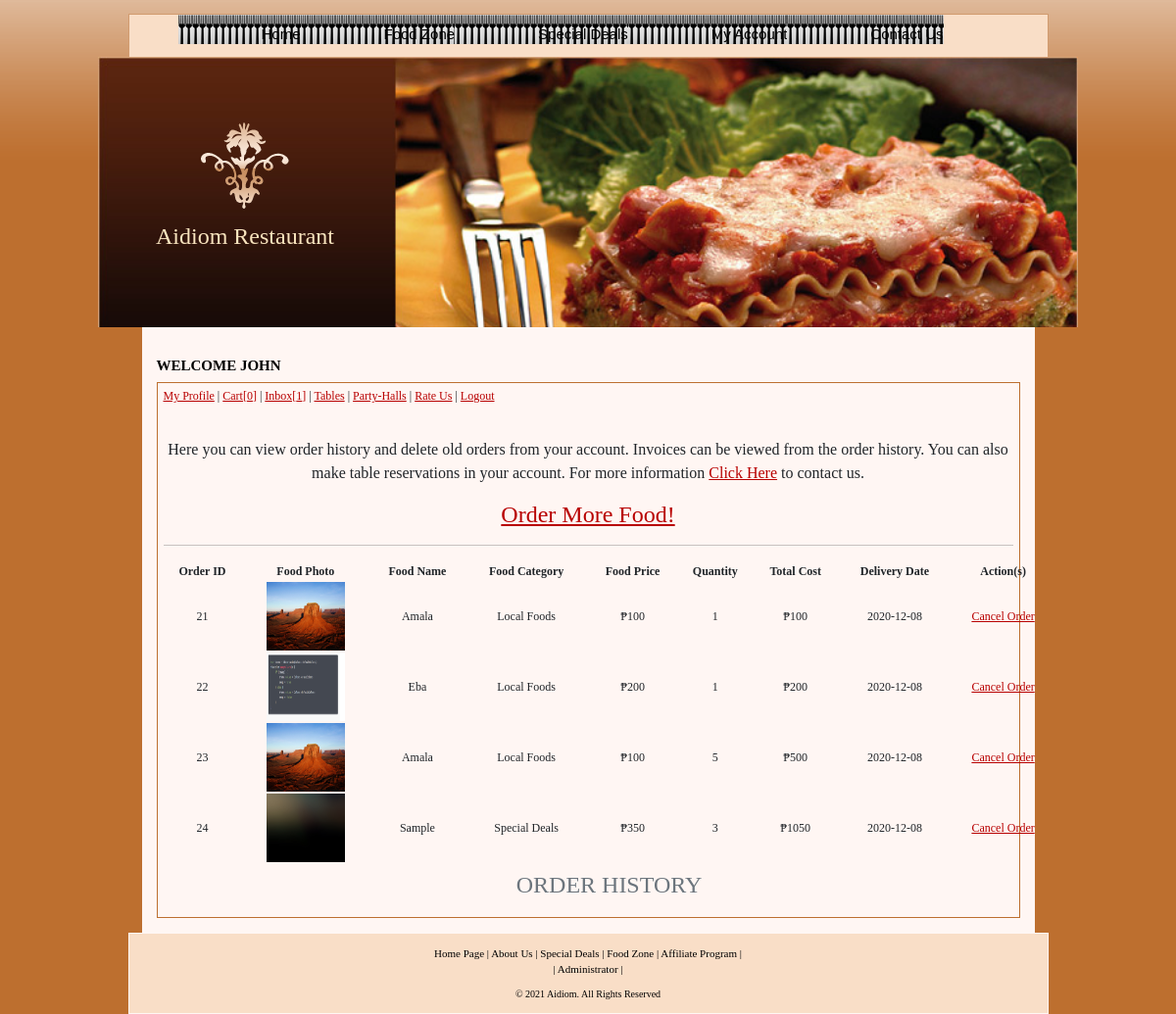
Screenshot of /member-index.php (signed in) with the database file from the repository.
### tables this page shows
CREATE TABLE `orders_details` (
  `order_id` int(10) NOT NULL,
  `member_id` int(10) NOT NULL,
  `billing_id` int(10) NOT NULL,
  `cart_id` int(15) NOT NULL,
  `delivery_date` date NOT NULL,
  `StaffID` int(15) NOT NULL,
  `flag` int(1) NOT NULL,
  `time_stamp` time NOT NULL
);

CREATE TABLE `cart_details` (
  `cart_id` int(15) NOT NULL,
  `member_id` int(15) NOT NULL,
  `lt` varchar(10) NOT NULL DEFAULT 'food',
  `food_id` int(15) NOT NULL,
  `quantity_id` int(15) NOT NULL,
  `total` float NOT NULL,
  `flag` int(1) NOT NULL
);

CREATE TABLE `food_details` (
  `food_id` int(15) NOT NULL,
  `food_name` varchar(45) NOT NULL,
  `food_description` text NOT NULL,
  `food_price` float NOT NULL,
  `food_photo` text NOT NULL,
  `food_category` int(15) NOT NULL
);

CREATE TABLE `categories` (
  `category_id` int(15) NOT NULL,
  `category_name` varchar(45) NOT NULL
);

CREATE TABLE `currencies` (
  `currency_id` int(5) NOT NULL,
  `currency_symbol` varchar(15) NOT NULL,
  `flag` int(1) NOT NULL
);

CREATE TABLE `quantities` (
  `quantity_id` int(5) NOT NULL,
  `quantity_value` int(5) NOT NULL
);

CREATE TABLE `specials` (
  `special_id` int(15) NOT NULL,
  `special_name` varchar(25) NOT NULL,
  `special_description` text NOT NULL,
  `special_price` float NOT NULL,
  `special_start_date` date NOT NULL,
  `special_end_date` date NOT NULL,
  `special_photo` text NOT NULL
);

### member-index.php (the view, shortened to what this page needs)
<?php
require_once 'includes/connection.php';
$memberId=$_SESSION['SESS_MEMBER_ID'];
$result=mysqli_query($conn,"SELECT * FROM orders_details o inner join cart_details c on c.cart_id = o.cart_id inner join quantities q on q.quantity_id = c.quantity_id WHERE o.member_id='$memberId' ")
or die("There are no records to display ... \n" . mysqli_error());
?>
<?php
    $flag_0 = 0;
    $items=mysqli_query($conn,"SELECT * FROM cart_details WHERE member_id='$memberId' AND flag='$flag_0'")
    or die("Something is wrong ... \n" . mysqli_error());
    $num_items = mysqli_num_rows($items);
?>
<?php
    $messages=mysqli_query($conn,"SELECT * FROM messages")
    or die("Something is wrong ... \n" . mysqli_error());
    $num_messages = mysqli_num_rows($messages);
?>
<?php
    $flag_1 = 1;
    $currencies=mysqli_query($conn,"SELECT * FROM currencies WHERE flag='$flag_1'")
    or die("A problem has occured ... \n" . "Our team is working on it at the moment ... \n" . "Please check back after few hours.");
?>
<!DOCTYPE html PUBLIC "-//W3C//DTD XHTML 1.0 Transitional//EN" "http://www.w3.org/TR/xhtml1/DTD/xhtml1-transitional.dtd">
<html xmlns="http://www.w3.org/1999/xhtml">
<head>
<?php $pageTitle='Member Home';
include 'page_title_scripts/title_style_scripts.php'
?>
</head>
<body>
<div id="page">
 <?php include 'navheaders/user_nav_header.php'?>
<div id="center">
<h1>Welcome <?php echo $_SESSION['SESS_FIRST_NAME'];?></h1>
  <div style="border:#bd6f2f solid 1px;padding:4px 6px 2px 6px" >
<a href="member-profile.php">My Profile</a> | <a href="cart.php">Cart[<?php echo $num_items;?>]</a> |  <a href="inbox.php">Inbox[<?php echo $num_messages;?>]</a> | <a href="tables.php">Tables</a> | <a href="partyhalls.php">Party-Halls</a> | <a href="ratings.php">Rate Us</a> | <a href="logout.php">Logout</a>
<p>&nbsp;</p>
<p class="fs-6">Here you can view order history and delete old orders from your account. Invoices can be viewed from the order history. You can also make table reservations in your account. For more information <a href="contactus.php">Click Here</a> to contact us.
<h4 class="text-center"><a href="foodzone.php" >Order More Food!</a></h4>
<hr>
<table border="0" width="910" style="text-align:center;">
<CAPTION><h4 class="text-center ">ORDER HISTORY</h4></CAPTION>
<tr>
<th>Order ID</th>
<th>Food Photo</th>
<th>Food Name</th>
<th>Food Category</th>
<th>Food Price</th>
<th>Quantity</th>
<th>Total Cost</th>
<th>Delivery Date</th>
<th>Action(s)</th>
</tr>
<?php
$symbol=mysqli_fetch_assoc($currencies);
while ($row=mysqli_fetch_array($result)){
  $lt = $row['lt'];
  if($lt =='food'){
    $qry = "SELECT * FROM food_details f inner join categories c on c.category_id = f.food_category where food_id = {$row['food_id']}";
  }else{
    $qry = "SELECT * FROM specials where special_id = {$row['food_id']}";
  }
  $res = mysqli_fetch_array(mysqli_query($conn,$qry));
echo "<tr>";
echo "<td>" . $row['order_id']."</td>";
echo '<td><a href=images/'. $res[$lt.'_photo']. ' alt="click to view full image" target="_blank"><img src=images/'. $res[$lt.'_photo']. ' width="80" height="70"></a></td>';
echo "<td>" . $res[$lt.'_name']."</td>";
echo "<td>" . ($lt == 'food'? $res['category_name'] : 'Special Deals')."</td>";
echo "<td>" . $symbol['currency_symbol']. "" . $res[$lt.'_price']."</td>";
echo "<td>" . $row['quantity_value']."</td>";
echo "<td>" . $symbol['currency_symbol']. "" . $row['total']."</td>";
echo "<td>" . $row['delivery_date']."</td>";
echo '<td><a href="delete-order.php?id=' . $row['order_id'] . '">Cancel Order</a></td>';
echo "</tr>";
}
?>
</table>
</div>
</div>
<?php include 'footer.php'; ?>
</div>
</body>
</html>

### page_title_scripts/title_style_scripts.php (shortened to what this page needs)
<link href="bootstrap-5.0.0-beta2-dist/css/bootstrap.min.css" rel="stylesheet" type="text/css">
<link href="stylesheets/user_styles.css" rel="stylesheet" type="text/css">

### navheaders/user_nav_header.php
<div id="menu">
			<ul>
				<li><a href="index.php">Home</a></li>
				<li><a href="foodzone.php">Food Zone</a></li>
				<li><a href="specialdeals.php">Special Deals</a></li>
				<li><a href="member-index.php">My Account</a></li>
				<li><a href="contactus.php">Contact Us</a></li>
			</ul>
		</div>
		<div id="header" class="stretchX">
			<div id="logo">
				<a href="index.php" class="blockLink"></a>
			</div>
			<div id="company_name"><?php echo APP_NAME; ?> Restaurant</div>
		</div>

### footer.php
<div id="footer">
    <div class="bottom_menu"><a href="index.php">Home Page</a>  |  <a href="aboutus.php">About Us</a>  |
    <a href="specialdeals.php">Special Deals</a>  |  <a href="foodzone.php">Food Zone</a>  |
    <a href="#">Affiliate Program</a> |<br>
  | <a href="admin/index.php" target="_blank">Administrator</a> |</div>
  <div class="bottom_addr">&copy; <?php echo date('Y'); ?> <?php echo APP_NAME; ?>. All Rights Reserved</div>
</div>

### stylesheets/user_styles.css (style rules this page uses)
html,body { margin:0; padding:0; background:#bd6f2f url(../images/base-bg.gif) repeat-x top; width:100%;height:100%; font-family:tahoma; }
a img { border:0; }
a { color: #B80000; text-decoration: underline; }
h1 { font-weight: bold; color: #000000; margin: 0px; font-size:15px; text-transform:uppercase; margin: 15px 0 8px 0; }
p { text-align:center; }
.bottom_addr { font-size: 11px; color: #000; padding: 5px 0 12px 0; text-align:center; font-size:10px; }
.bottom_menu { color: #000000; text-align: center; padding-top: 12px; padding-bottom: 4px; font-size:11px; }
.bottom_menu a { color: #000000; text-decoration: none; }
#page { width:1000px; margin:0 auto; padding-top:14px; }
#menu { border-top: 1px solid #d19b6f; border-left: 1px solid #d19b6f; border-right: 1px solid #d19b6f; width:939px; margin:0 auto; background:#f9dec7; position:relative; height:44px; overflow:hidden; text-align:left; }
#menu ul { padding:0px; margin:0px; margin-left:50px; }
#menu ul li { width:auto; height:30px; float:left; font-family:Arial, Helvetica, sans-serif; font-size:15px; color:#000000; background-repeat:no-repeat; background-position:left center; line-height:20px; text-align:center; margin-left:0px; list-style:none; padding-left:85px; padding-top:10px; background:url(images/icon_menu.gif); }
#menu ul li a { width:auto; height:30px; float:left; text-decoration:none; font-family:Arial, Helvetica, sans-serif; font-size:15px; color:#000000; list-style:none; }
#footer { width:939px; margin:0 auto; background:#f9dec7; border: 1px solid #fff6f3; }
#center { width:911px; margin:0 auto; background:#fff6f3; padding:15px; font-size:12px; text-align:justify; }
#header { width:1000px; background:url(../images/head-img.jpg) no-repeat; height:276px; background-size: cover; }
#company_name { font-size: 24px; text-transform: none; color: #FFFFFF; position:absolute; color:#f9e4be; font-family:"trebuchet MS"; width:250px; text-align:center; margin-top:165px; margin-left:25px; }
#logo { background:url(../images/logo.gif) no-repeat; width:90px; height:89px; position:absolute; margin: 67px 0 0 105px; }
.blockLink { position:absolute; top:0; left: 0; width:100%; height:100%; z-index: 1; }
.stretchX { width: 1000px; }

### rows the page displays
orders_details: order_id "21", cart.food_photo (picture), cart.food_name "Amala", categories.category_name "Local Foods", cart.food_price "100", quantities.quantity_value "1", cart.total "100", delivery_date "2020-12-08"
currencies: currency_symbol "₱"
orders_details: order_id "22", cart.food_photo (picture), cart.food_name "Eba", categories.category_name "Local Foods", cart.food_price "200", quantities.quantity_value "1", cart.total "200", delivery_date "2020-12-08"
orders_details: order_id "23", cart.food_photo (picture), cart.food_name "Amala", categories.category_name "Local Foods", cart.food_price "100", quantities.quantity_value "5", cart.total "500", delivery_date "2020-12-08"
orders_details: order_id "24", cart.special_photo (picture), cart.special_name "Sample", shows "Special Deals", cart.special_price "350", quantities.quantity_value "3", cart.total "1050", delivery_date "2020-12-08"

### other values shown
APP_NAME "Aidiom"
$_SESSION['SESS_FIRST_NAME'] "JOHN"
$num_items "0"
$num_messages "1"
